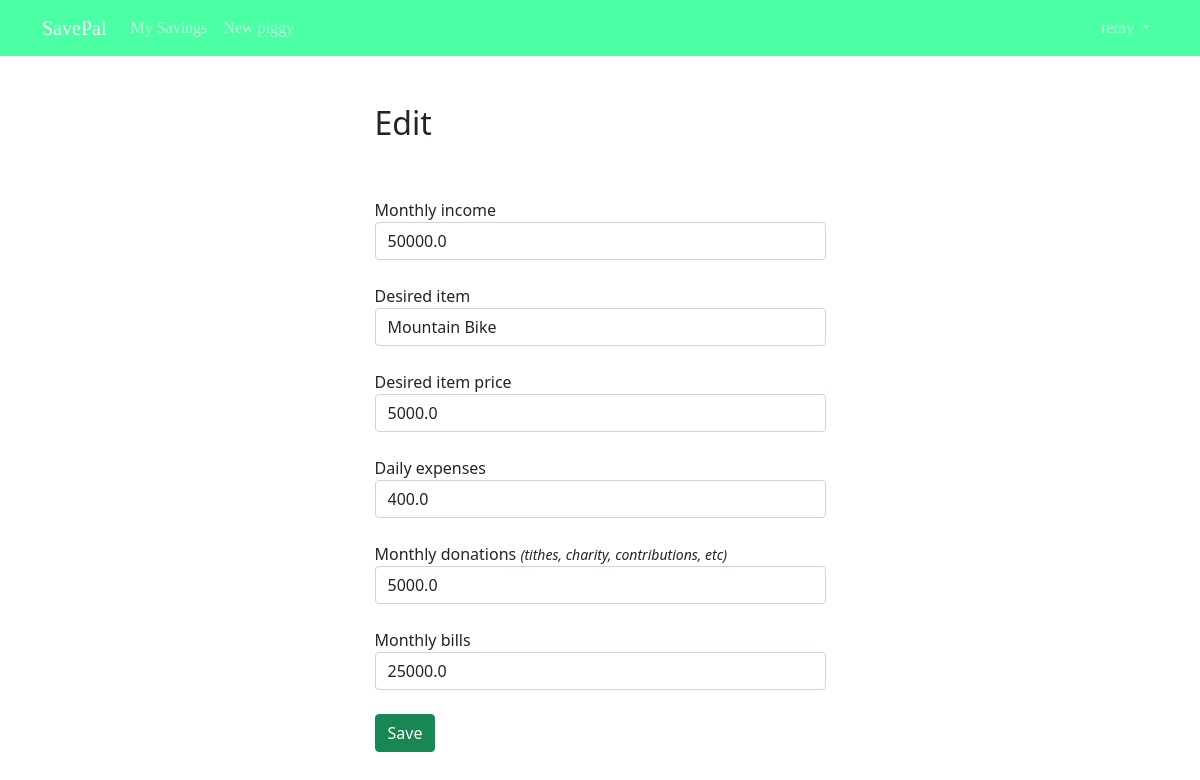
The app's page /piggy/5/edit/ (signed in) with its own data.
### users/models.py (models this page shows)
class CustomUser(AbstractUser):
    email = models.EmailField(unique=True)

### savings/models.py (models this page shows, shortened)
class Piggy(models.Model):
    saver = models.ForeignKey(
        get_user_model(),
        on_delete=models.CASCADE)
    monthly_income = models.FloatField(null=True, blank=True)
    desired_item = models.CharField(max_length=200, blank=True)
    desired_item_cost = models.FloatField(null=True, blank=True)
    daily_expenses = models.FloatField(null=True, blank=True)
    monthly_donations = models.FloatField(null=True, blank=True)
    monthly_bills = models.FloatField(null=True, blank=True)
    created = models.DateTimeField(auto_now_add=True)

### savings/views.py (the view)
# urls.py: path('piggy/<int:pk>/edit/', SavingsUpdateView.as_view(), name='savings_edit'),
class SavingsUpdateView(UpdateView):
    model = Piggy
    template_name = "savings_edit.html"
    fields = ['monthly_income', 'desired_item', 'desired_item_cost', 'daily_expenses', 'monthly_donations', 'monthly_bills']
    def dispatch(self, request, *args, **kwargs):
        obj = self.get_object()
        if obj.saver != self.request.user:
            raise PermissionDenied
        return super().dispatch(request, *args, **kwargs)

### templates/savings_edit.html (shortened to what this page needs)
{% extends 'base.html' %}
{% block content %}
    <div class="row justify-content-center mt-5">
        <div class="col-md-5">
            <h2>Edit</h2>
        </div>
    </div>
    <div class="row justify-content-center mt-5">
        <div class="col-md-5">
            <form action="" method="post">
                <div class="form-group">
                    <label for="monthly_income">Monthly income</label>
                    <input type="number" step="any" name="monthly_income" id="monthly_income" class="form-control" value="{{ object.monthly_income }}">
                </div>
                <br>
                <div class="form-group">
                    <label for="desired_item">Desired item</label>
                    <input type="text" name="desired_item" id="desired_item" class="form-control" value="{{ object.desired_item }}">
                </div>
                <br>
                <div class="form-group">
                    <label for="desired_item_cost">Desired item price</label>
                    <input type="number" step="any" name="desired_item_cost" id="desired_item_cost" class="form-control" value="{{ object.desired_item_cost }}">
                </div>
                <br>
                <div class="form-group">
                    <label for="daily_expenses">Daily expenses</label>
                    <input type="number" step="any" name="daily_expenses" id="daily_expenses" class="form-control" value="{{ object.daily_expenses }}">
                </div>
                <br>
                <div class="form-group">
                    <label for="monthly_donations">Monthly donations <small><i>(tithes, charity, contributions, etc)</i></small></label>
                    <input type="number" step="any" name="monthly_donations" id="monthly_donations" class="form-control" value="{{ object.monthly_donations }}">
                </div>
                <br>
                <div class="form-group">
                    <label for="monthly_bills">Monthly bills</label>
                    <input type="number" step="any" name="monthly_bills" id="monthly_bills" class="form-control" value="{{ object.monthly_bills }}">
                </div>
                <br>
                <button class="btn btn-success" type="submit">Save</button>
            </form>
        </div>
    </div>
{% endblock content %}

### templates/base.html (shortened to what this page needs)
<!DOCTYPE html>
<html lang="en">
<head>
    <link href="https://cdn.jsdelivr.net/npm/bootstrap@5.1.3/dist/css/bootstrap.min.css" rel="stylesheet">
</head>
<body>
    <nav class="navbar navbar-expand-md navbar-dark" style="background-color:#00ff80b4;">
        <div class="container">
          <a class="navbar-brand" href="{% url 'home' %}">
            SavePal
          </a>
          <div class="collapse navbar-collapse" id="navbarSupportedContent">
            {% if user.is_authenticated %}
            <ul class="navbar-nav mr-auto">
              <li class="nav-item">
                <a class="nav-link" aria-current="page" href="{% url 'savings_list' %}">My Savings</a>
              </li>
              <li class="nav-item">
                <a class="nav-link" href="{% url 'savings_new' %}">New piggy</a>
              </li>
            </ul>
            {% endif %}
            <ul class="navbar-nav ms-auto">
              {% if user.is_authenticated %}
              <li class="nav-item dropdown">
                <a class="nav-link dropdown-toggle" href="#" role="button" id="userMenu"
                data-bs-toggle="dropdown" aria-haspopup="true" aria-expanded="false">
                {{ user.username }}
                </a>
                {% endif %}
            </li>
            </ul>
          </div>
        </div>
      </nav>
    <div class="container">
        {% block content %}
        {% endblock content %}
    </div>
</body>
</html>

### templates/base.html (style rules this page uses)
.navbar a { font-family: 'Dangrek', cursive; }

### records on screen
CustomUser: username "remy"
Piggy: monthly_income "50000.0", desired_item "Mountain Bike", desired_item_cost "5000.0", daily_expenses "400.0", monthly_donations "5000.0", monthly_bills "25000.0"
